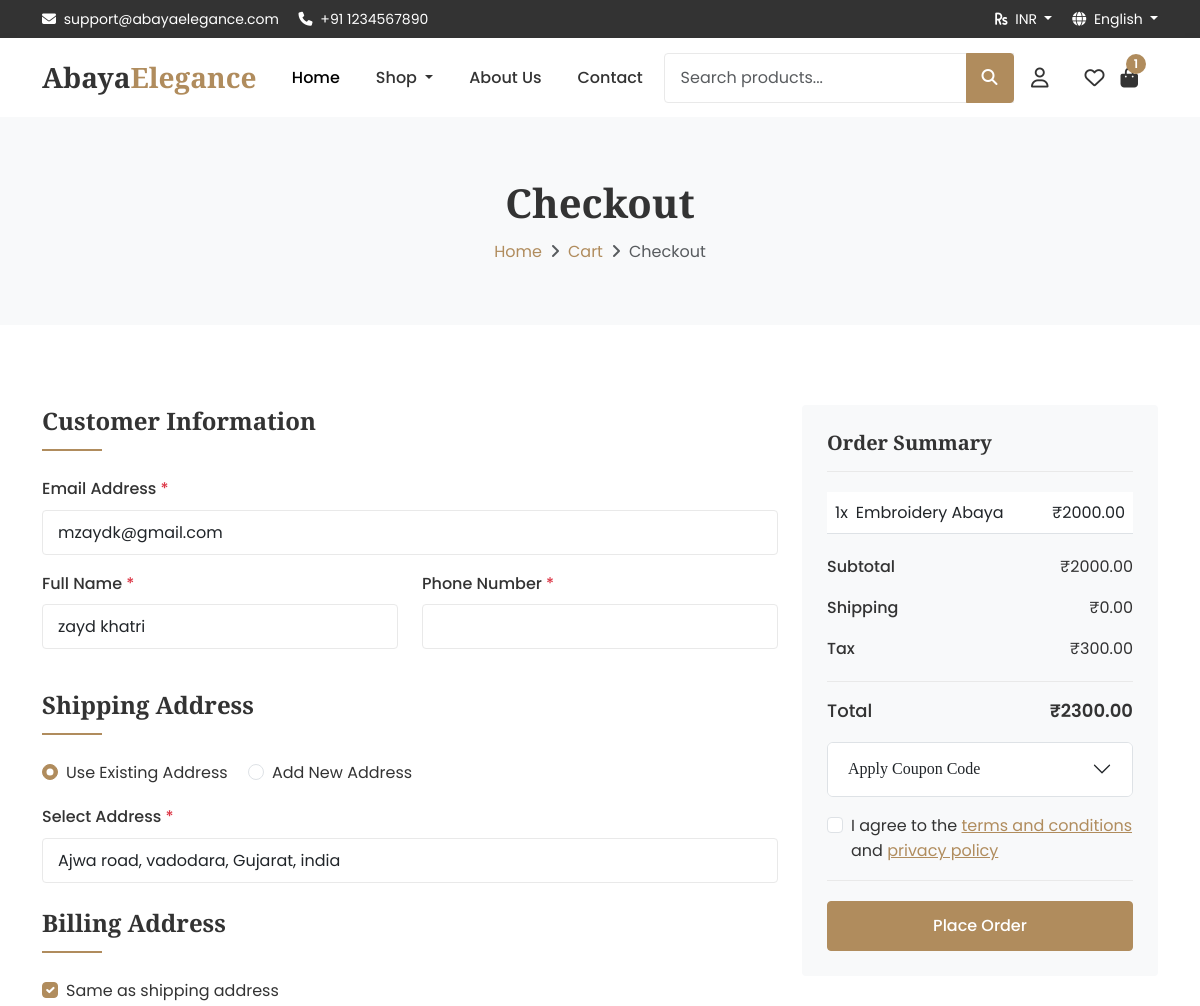
The page /orders/checkout/ (signed in, upper part) on the database as committed earlier.
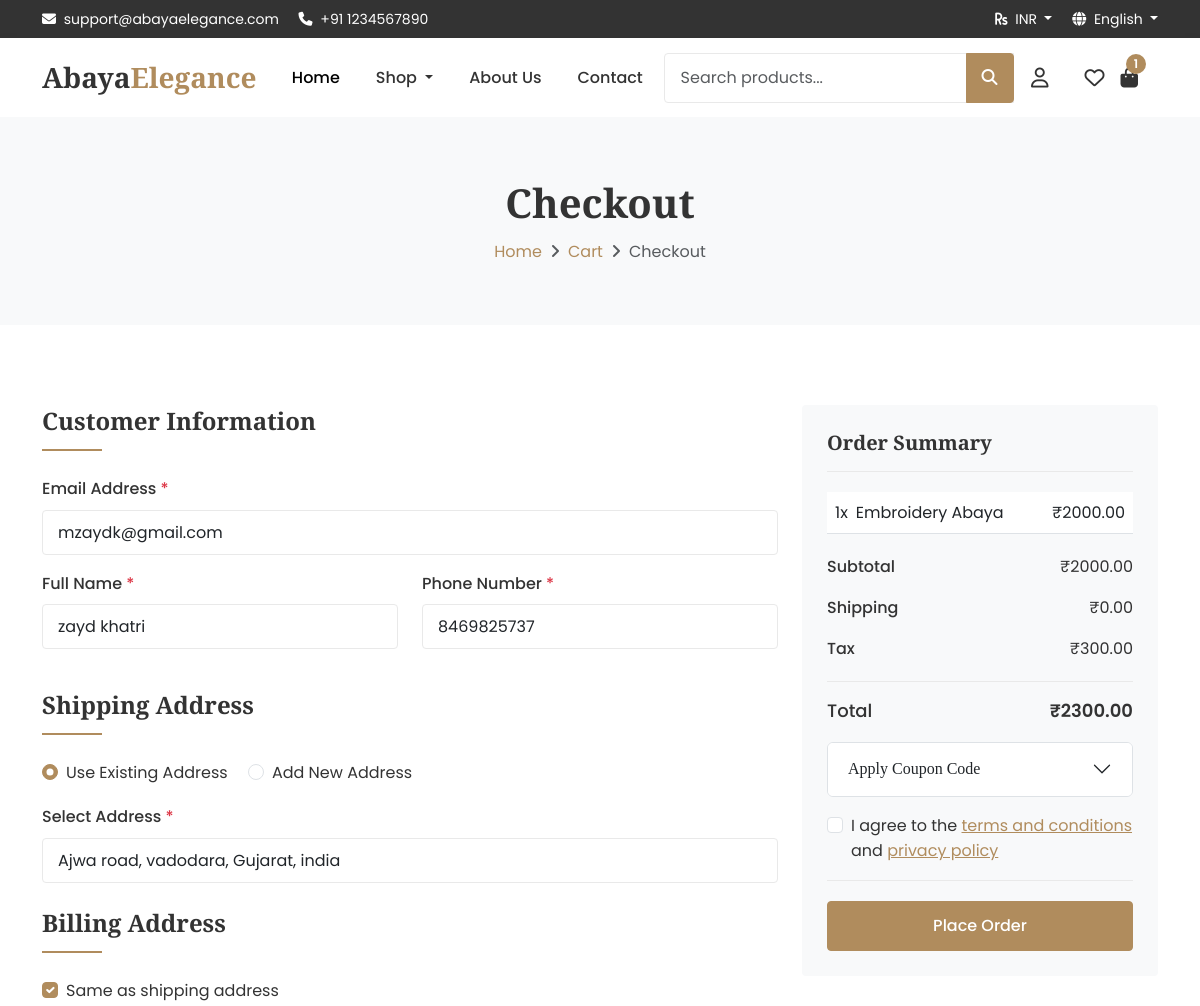
The same page on the database as committed later.
### users/models.py (models this page shows, shortened)
class User(AbstractBaseUser, PermissionsMixin):
    ROLE_CHOICES = (
        ('ADMIN', 'Admin'),
        ('STAFF', 'Staff'),
        ('CUSTOMER', 'Customer'),
    )
    id = models.UUIDField(primary_key=True, default=uuid.uuid4, editable=False)
    email = models.EmailField(_('email address'), unique=True)
    name = models.CharField(_('full name'), max_length=150)
    phone = models.CharField(_('phone number'), max_length=15, blank=True, null=True)
    role = models.CharField(_('role'), max_length=15, choices=ROLE_CHOICES, default='CUSTOMER')
    is_active = models.BooleanField(default=True)
    is_staff = models.BooleanField(default=False)
    is_email_verified = models.BooleanField(default=False)
    email_verification_token = models.CharField(max_length=100, blank=True, null=True)
    email_verification_expiry = models.DateTimeField(blank=True, null=True)
    password_reset_token = models.CharField(max_length=100, blank=True, null=True)
    password_reset_expiry = models.DateTimeField(blank=True, null=True)
    login_attempts = models.IntegerField(default=0)
    last_login_attempt = models.DateTimeField(blank=True, null=True)
    last_login = models.DateTimeField(blank=True, null=True)
    created_at = models.DateTimeField(auto_now_add=True)
    updated_at = models.DateTimeField(auto_now=True)
    objects = UserManager()
    USERNAME_FIELD = 'email'
    REQUIRED_FIELDS = ['name']
    class Meta:
        verbose_name = _('user')
        verbose_name_plural = _('users')

### orders/views.py (the view, shortened to what this page needs)
# urls.py: path('checkout/', views.checkout, name='checkout'),
@login_required
def checkout(request):
    user = request.user
    cart, created = Cart.objects.get_or_create(user=user)
    if cart.items.count() == 0:
        messages.error(request, 'Your cart is empty. Please add items before checkout.')
        return redirect('cart_detail')
    default_currency = Currency.objects.filter(is_default=True).first()
    cart_total = cart.get_total_price()
    discount = Decimal('0.00')
    coupon = None
    coupon_code = request.session.get('coupon_code')
    if coupon_code:
        coupon, cart_total = apply_coupon(request, coupon_code, cart_total)
        if coupon:
            discount = cart.get_total_price() - cart_total
    if request.method == 'POST':
        form = CheckoutForm(request.POST, user=user)
        if form.is_valid():
            try:
                with transaction.atomic():
                    shipping_data = {
                        'address_choice': form.cleaned_data['shipping_address_choice'],
                        'existing_address': form.cleaned_data['existing_shipping_address'],
                        'address_line1': form.cleaned_data['shipping_address_line1'],
                        'address_line2': form.cleaned_data['shipping_address_line2'],
                        'city': form.cleaned_data['shipping_city'],
                        'state': form.cleaned_data['shipping_state'],
                        'postal_code': form.cleaned_data['shipping_postal_code'],
                        'country': form.cleaned_data['shipping_country'],
                        'phone': form.cleaned_data['shipping_phone'],
                        'save_address': form.cleaned_data['save_shipping_address']
                    }
                    shipping_address = get_or_create_user_address(user, shipping_data, 'SHIPPING')
                    if form.cleaned_data['billing_same_as_shipping']:
                        billing_address = shipping_address
                    else:
                        billing_data = {
                            'address_choice': form.cleaned_data['billing_address_choice'],
                            'existing_address': form.cleaned_data['existing_billing_address'],
                            'address_line1': form.cleaned_data['billing_address_line1'],
                            'address_line2': form.cleaned_data['billing_address_line2'],
                            'city': form.cleaned_data['billing_city'],
                            'state': form.cleaned_data['billing_state'],
                            'postal_code': form.cleaned_data['billing_postal_code'],
                            'country': form.cleaned_data['billing_country'],
                            'phone': form.cleaned_data['billing_phone'],
                            'save_address': form.cleaned_data['save_billing_address']
                        }
                        billing_address = get_or_create_user_address(user, billing_data, 'BILLING')
                    shipping_amount = calculate_shipping(cart_total, shipping_address)
                    tax_amount = calculate_tax(cart_total, shipping_address)
                    total_amount = cart_total + shipping_amount + tax_amount
                    order = Order.objects.create(
                        user=user,
                        order_number=generate_order_number(),
                        currency=default_currency,
                        shipping_address=shipping_address,
                        billing_address=billing_address,
                        subtotal=cart.get_total_price(),
                        shipping_amount=shipping_amount,
                        tax_amount=tax_amount,
                        discount_amount=discount,
                        total=total_amount,
                        coupon=coupon,
                        notes=form.cleaned_data['notes'],
                        status='PENDING',
                        payment_status='PENDING'
                    )
                    OrderStatusLog.objects.create(
                        order=order,
                        status='PENDING',
                        notes='Order created'
                    )
                    for cart_item in cart.items.all():
                        OrderItem.objects.create(
                            order=order,
                            product=cart_item.product,
                            quantity=cart_item.quantity,
                            price=cart_item.product.get_active_price(),
                            total=cart_item.get_total_price()
                        )
                    payment_method = form.cleaned_data['payment_method']
                    Payment.objects.create(
                        order=order,
                        payment_method=payment_method,
                        amount=total_amount,
                        currency=default_currency.code,
                        status='PENDING'
                    )
                    cart.clear()
                    if 'coupon_code' in request.session:
                        del request.session['coupon_code']
                    if coupon:
                        coupon.usage_count += 1
                        coupon.save()
                    send_order_confirmation_email(order)
                    return redirect('order_payment', order_number=order.order_number)
            except Exception as e:
                messages.error(request, f'An error occurred while processing your order: {str(e)}')
    else:
        form = CheckoutForm(user=user)
    shipping_estimate = calculate_shipping(cart_total, user.addresses.filter(is_default=True).first() if user.addresses.exists() else None) if cart_total > 0 else Decimal('0.00')
    tax_estimate = calculate_tax(cart_total, user.addresses.filter(is_default=True).first() if user.addresses.exists() else None) if cart_total > 0 else Decimal('0.00')
    total_estimate = cart_total + shipping_estimate + tax_estimate
    return render(request, 'orders/checkout.html', {
        'form': form,
        'cart': cart,
        'cart_total': cart_total,
        'discount': discount,
        'shipping_estimate': shipping_estimate,
        'tax_estimate': tax_estimate,
        'total_estimate': total_estimate,
        'coupon_form': CouponForm(),
        'applied_coupon': coupon
    })

### orders/forms.py
class CouponForm(forms.Form):
    code = forms.CharField(
        label=_('Coupon code'),
        max_length=50,
        widget=forms.TextInput(attrs={'class': 'form-control', 'placeholder': 'Enter your coupon code'})
    )

### carts/context_processors.py (called while the page is built, shortened)
def cart(request):
    cart_count = 0
    cart_total = 0
    wishlist_count = 0
    if request.user.is_authenticated:
        try:
            cart = Cart.objects.get(user=request.user)
            cart_count = cart.get_item_count()
            cart_total = cart.get_total_price()
        except Cart.DoesNotExist:
            cart = None
        try:
            wishlist = Wishlist.objects.get(user=request.user)
            wishlist_count = wishlist.get_item_count()
        except Wishlist.DoesNotExist:
            wishlist = None
    return {
        'cart_count': cart_count,
        'cart_total': cart_total,
        'wishlist_count': wishlist_count,
    }

### carts/models.py (called while the page is built)
    def get_total_price(self):
        return sum(item.get_total_price() for item in self.items.all())

    def get_item_count(self):
        return sum(item.quantity for item in self.items.all())

    def get_total_price(self):
        return self.product.get_active_price() * self.quantity

### templates/orders/checkout.html (shortened to what the changed rows need)
{% extends 'base.html' %}
{% block content %}
<div class="breadcrumb-section">
    <div class="container">
        <div class="row">
            <div class="col-12 text-center">
                <h1 class="breadcrumb-title">Checkout</h1>
            </div>
        </div>
    </div>
</div>
<section class="checkout-section section-padding">
    <div class="container">
        <form action="{% url 'checkout' %}" method="post" id="checkout-form" class="form-custom">
            <div class="row">
                <div class="col-lg-8 mb-4 mb-lg-0">
                    <div class="checkout-card mb-4">
                        <div class="row">
                            <div class="col-md-12 mb-3">
                                <label for="id_email" class="form-label">Email Address <span class="text-danger">*</span></label>
                                {{ form.email }}
                            </div>
                            <div class="col-md-6 mb-3">
                                <label for="id_name" class="form-label">Full Name <span class="text-danger">*</span></label>
                                {{ form.name }}
                            </div>
                            <div class="col-md-6 mb-3">
                                <label for="id_phone" class="form-label">Phone Number <span class="text-danger">*</span></label>
                                {{ form.phone }}
                            </div>
                        </div>
                    </div>
                </div>
                <div class="col-lg-4">
                    <div class="order-review sticky-lg-top" style="top: 30px; z-index: 100;">
                        {% if applied_coupon %}
                        <div class="alert alert-success mt-3 mb-3" role="alert">
                            <div class="d-flex justify-content-between align-items-center">
                                <div>
                                    <strong>Coupon applied: {{ applied_coupon.code }}</strong><br>
                                    <small>{{ applied_coupon.description }}</small>
                                </div>
                                <a href="{% url 'remove_coupon' %}" class="btn btn-sm btn-outline-danger">Remove</a>
                            </div>
                        </div>
                        {% else %}
                        <div class="coupon-section mt-3 mb-3">
                            <div class="accordion" id="couponAccordion">
                                <div class="accordion-item">
                                    <h2 class="accordion-header" id="couponHeading">
                                        <button class="accordion-button collapsed" type="button" data-bs-toggle="collapse" data-bs-target="#couponCollapse" aria-expanded="false" aria-controls="couponCollapse">
                                            Apply Coupon Code
                                        </button>
                                    </h2>
                                </div>
                            </div>
                        </div>
                        {% endif %}
                    </div>
                </div>
            </div>
        </form>
    </div>
</section>
{% endblock %}

Rows that differ between the two databases and show on the page:
changed User "mzaydk@gmail.com": phone (not shown) → "8469825737"
